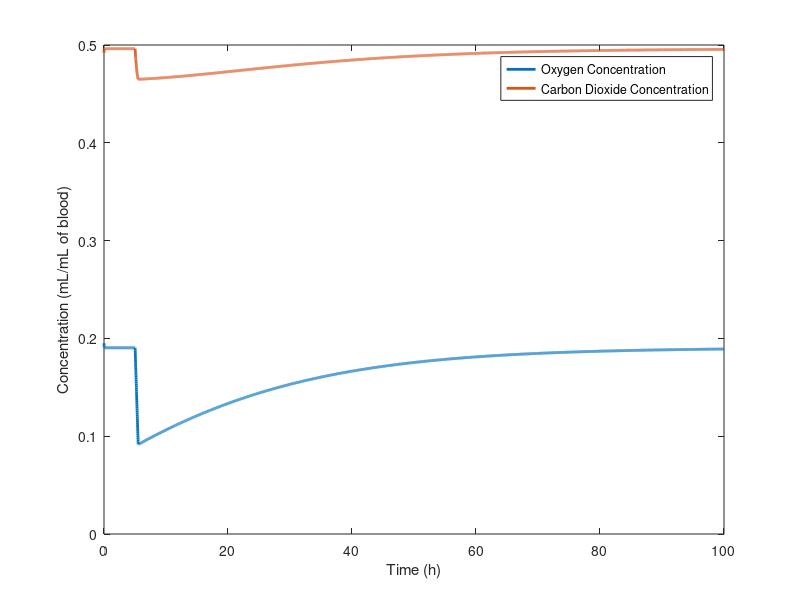
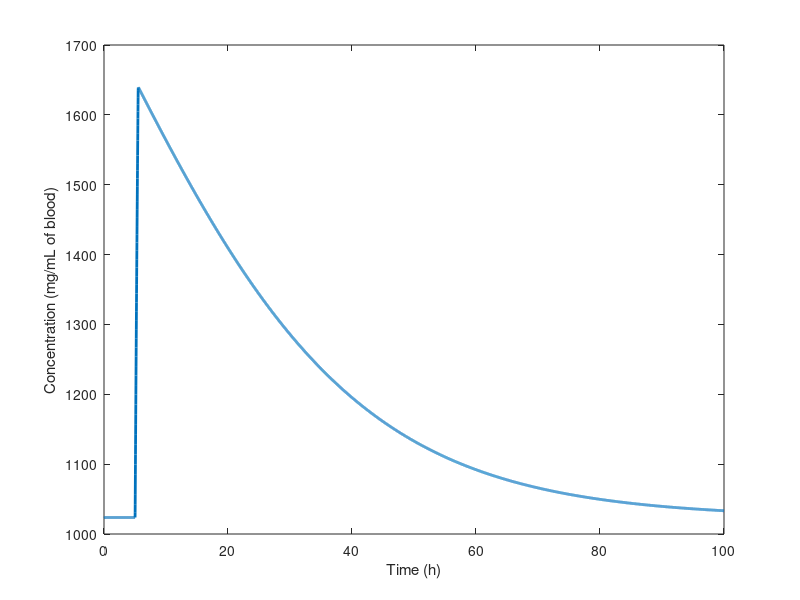
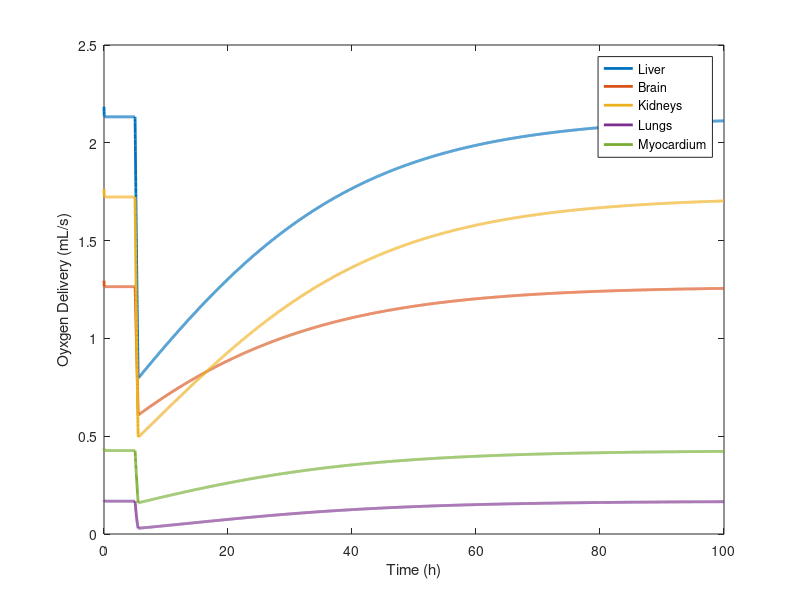

These figures' MATLAB source, in order:
function DynamicBloodModel
t = 0:(0.01):100;
disp(cardiacOutputFraction(3850))
bloodVolume = shock(0.3,3300,t);
%plot(t,bloodVolume)

%Initial arterial concentrations 
O2_a = 0.195; % mL O2/mL blood
CO2_a = 0.492; % mL CO2/mL blood
G_a = 1023.3; % mg glucose/mL blood
C_a = [O2_a CO2_a G_a];

%Heart Values 
RQ_h = 0.8;
perCO_h = 0.05;
OC_h = 0.3567;

%Liver Values
RQ_l = 0.8;
perCO_l = 0.25;
OC_l = 6.08/60;
GG_l0 = 30000; %mg/s
%GG_l0 = 2.04293;

%Kidney 
RQ_k = 0.88;
perCO_k = 0.2;
OC_k = 0.35;
GG_k = 0.045399312;

%Brain 
RQ_b = 0.95;
perCO_b = 0.15;
OC_b = 49/60;

%Lung value 
RQ_lung = 0.84;
OC_lung = 0.09166667 ; %negative to represent generation 
perCO_lung = 0.02;




for i = 1:length(t)
GG_l = GG_l0 * ((bloodVolume(i)/5500)*-3.333333+4.33333); %Scale glucose consumption 
[C_h(i,:),Q_h(i)] = organConc(C_a(i,:),bloodVolume(i),perCO_h,OC_h,RQ_h,0,@heartDynamic);
[C_l(i,:),Q_l(i)] = organConc(C_a(i,:),bloodVolume(i),perCO_l,OC_l,RQ_l,GG_l,@liverDyanmic);
[C_b(i,:),Q_b(i)] = organConc(C_a(i,:),bloodVolume(i),perCO_b,OC_b,RQ_b,0,@brainDynamic);
[C_k(i,:),Q_k(i)] = organConc(C_a(i,:),bloodVolume(i),perCO_k,OC_k,RQ_k,GG_k,@kidneyDynamic);
[C_lung(i,:),Q_lung(i)] = organConc(C_a(i,:),bloodVolume(i),perCO_lung,OC_lung,RQ_lung,0,@lungDynamic);

C_body = [0.035042 0.7109339 0];

%Calculate venous concentrations
C_ven(i,:) = (C_h(i,:).*Q_h(i) + C_l(i,:).*Q_l(i) + C_b(i,:).*Q_b(i) + C_k(i,:).*Q_k(i) + C_lung(i,:).*Q_lung(i))/(44.2660*0.67);
C_ven(i,:) = (C_ven(i,:) + C_body)/2;
%disp(C_h(i,:).*Q_h(i) + C_l(i,:).*Q_l(i) + C_b(i,:).*Q_b(i) + C_k(i,:).*Q_k(i) + C_lung(i,:).*Q_lung(i))
%Pulmonary circulation
[C_pul(i,:),Q_pul(i)] = pulmonaryCirculation(C_ven(i,:),bloodVolume(i));

%Oxygenated blood from pulmonary veins enter systemic circulation
C_a(i+1,:) = C_pul(i,:);

end
figure;

plot(t,C_a(1:(end-1),1),'LineWidth',2);
hold on;
plot(t,C_a(1:(end-1),2),'LineWidth',2);
hold off;
legend("Oxygen Concentration","Carbon Dioxide Concentration")
xlabel("Time (h)")
ylabel("Concentration (mL/mL of blood)")

figure;
plot(t,C_a(1:(end-1),3),'LineWidth',2);
xlabel("Time (h)")
ylabel("Concentration (mg/mL of blood)")
figure
%y = C_a(1:(end-1),1).*Q_b';

plot(t,C_a(1:(end-1),1).*Q_l','LineWidth',2)
hold on
plot(t,C_a(1:(end-1),1).*Q_b','LineWidth',2)
plot(t,C_a(1:(end-1),1).*Q_k','LineWidth',2)
plot(t,C_a(1:(end-1),1).*Q_lung','LineWidth',2)
plot(t,C_a(1:(end-1),1).*Q_h','LineWidth',2)

xlabel("Time (h)")
ylabel("Oyxgen Delivery (mL/s)")
legend("Liver","Brain","Kidneys","Lungs","Myocardium")
 hold off



%plot(t,C_v(1,:))

end



function [C_v,Q] = organConc(C_a,volume,perc_CO,OC,RQ,GG,dynamicFun)
%Calculates the concentration of compoenents in the vein leading draining
%the organ
%Inputs:
    %time - the time period at which the model is evaluated 
    %C_a - a matrix of the arterial concentrations 
        %C_art(:,1) - oxygen
        %C_art(:,2) - carbon dioxide
        %C_art(:,3) - glucose 
    %volume - volume of blood inside the body
%Outputs:
    %C_v - a matrix of the venous concentrations 
        %C_art(1) - oxygen
        %C_art(2) - carbon dioxide
        %C_art(3) - glucose 
    %Q - blood flow into and out of the organ

%Calculate blood flow to the myocardium
[Q_frac, VO2_frac] = dynamicFun(volume);
Q = 44.2660 * perc_CO * Q_frac;

%Consumption rates (mL/sec)
VO2 =  OC*VO2_frac; 

VCO2 = RQ * VO2; %0.8 is respiratory quotient 
VG = -((VCO2*0.0425)/6*180.156) + GG; %stoichiometric ratio for glycolysis 

%Accounting equation
C_v(1) = C_a(1) - VO2/Q;
C_v(2) = C_a(2) - VCO2/Q;
C_v(3) = C_a(3) + VG/Q;

end





function [bloodVolume] = shock(bloodLoss,lossRate,t) 
%This function models blood volume changes with regards to an episode of
%hemorrhagic shock
%Input:
    %bloodLoss - the percentage of bood lost (%)
    %lossRate - the rate at which blood is lost (mL/h)
    %time - an array for the time interval (h)
%Output:
    %bloodVolume - an array for the volume of blood at different times    


bloodVolume = zeros(size(t));
%Initial blood volume (mL)
volume_0 = 5500;

%Steady-state
t_0 = 5; %time at which perturbation begins
for i = find(t<=t_0)
    bloodVolume(i) = volume_0;
end

%Active blood loss 
volume_f = 5500 * (1 - bloodLoss);
tspan_bleed = abs((volume_f - volume_0)/lossRate);

for i = find((t <= tspan_bleed+ t_0) & t > t_0)
    bloodVolume(i) = volume_0 - lossRate * (t(i)-t_0);
end

%Recovery
for i = find(t > tspan_bleed + t_0)
    bloodVolume(i) = bloodVolumeRecovery(t(t == tspan_bleed+t_0),t(i),volume_f);
end




end

function volume = bloodVolumeRecovery(t0, tf,V0)
%Calculates an array of volumes of blood at different time periods after an
%inital blood loss
%Output:
    %volume - an array containing the volume of blood in mL in entire body
%Input: 
    %t0 - initial time when blood loss occurs (h)
    %tf - time during which instantaenous blood volume should be calculated (h)
    %volume_i - the amount of blood lost at t0 (mL)

%Set up variables
t = (tf - t0)+0.1; %time (h) 
normalBV = 5500; %normal blood volume (mL)
 
k = 0.05; %blood replenishment rate

volume = normalBV./((normalBV-V0)/V0*exp(-k*t)+1);

end

function HR = heartRate(volume,HR0)

%Calculates the heart rate based on the current blood volume
%Outputs:
    %HR - heart rate in bpm
%Input:
    %volume - the volume of blood in mL
    %HR0 - the baseline heart rate


BL = 5500 - volume; %Calculate blood loss
LBNP = BL / 17.2619; %Convert blood loss to LBNP equivalent
HR = 0.18*LBNP + HR0;

end

function CO = cardiacOutputFraction(volume)
%Calculates fractional change in cardiac output adjusted for blood loss 
%Output:
    %CO - cardiac output fractional change (multiply with baseline cardiac
    %output for adjusted cardiac output
%Inputs: 
    
    %Volume - blood volume


BL = 5500 - volume; %Calculate blood loss
%LBNP = BL / 17.2619; %Convert blood loss to LBNP equivalent
%CO = -0.0075*LBNP + 1;

CO = -0.0001377 * BL + 1.01219;
end

function [C_v,Q] = pulmonaryCirculation(C_a,volume)

Q =  44.2660 *cardiacOutputFraction(volume);
%Pulmonary circulation values 
OG_0 = 4.73333; %oxygen entering the blood from the aveoli (mL/s)
CC_0 = 3.78333;
%fracBloodLoss = 1 - volume/5500;
fracBlood = volume /5500;
%24 breadth/min with 30% blood loss, 18 breadth/min normal
%respiratoryRate = (20*fracBloodLoss + 18)/60;

%OG = OG_0/(18/60)*respiratoryRate;
%CC = CC_0/(18/60)*respiratoryRate;

OG = (1.83333*fracBlood - 0.83333)*OG_0;
CC = (1.83333*fracBlood - 0.83333)*CC_0;
C_v(1) = C_a(1) + OG/Q;
C_v(2) = C_a(2) - CC/Q;
C_v(3) = C_a(3);

end

function [Q,VO2] = heartDynamic(volume)
%Calcualates fractional changes for organ blood flow and oxygen consumption
%based on the current blood volume
%Outputs:
    %Q - the fractional adjustment coefficient for heart rate
    %VO2 - the fractional adjustment coefficeint for oxygen consumption
%Inputs: 
    %volume - current blood volume in the body (not blood lost!)

%Adjusts blood flow rate to the heart
CO = cardiacOutputFraction(volume);
Q = CO; %Blood flow change to the heart is 1:1 with to cardiac output 
VO2 = 0.382 * CO + 0.618; %oxygen consumption decreases during shock 
end

function [Q,VO2] = brainDynamic(volume)
%Calcualates fractional changes for organ blood flow and oxygen consumption
%based on the current blood volume
%Outputs:
    %Q - the fractional adjustment coefficient for heart rate
    %VO2 - the fractional adjustment coefficeint for oxygen consumption
%Inputs: 
    %volume - current blood volume in the body (not blood lost!)

CO = cardiacOutputFraction(volume);


Q = 1; %Blood flow change does not change
%VO2 = (CO * -1.5 +2.5); %oxygen consumption increases during shock
BL = volume/5500;
VO2 = 0.83333*BL + 0.1666667;
end

function [Q,VO2] = lungDynamic(volume)
%Calcualates fractional changes for organ blood flow and oxygen consumption
%based on the current blood volume
%Outputs:
    %Q - the fractional adjustment coefficient for heart rate
    %VO2 - the fractional adjustment coefficeint for oxygen consumption
%Inputs: 
    %volume - current blood volume in the body (not blood lost!)

CO = cardiacOutputFraction(volume);
fractionalVolume = volume / 5500;
Q = fractionalVolume * 2.1205 - 1.1259;
VO2 = fractionalVolume * 0.33333 + 0.66667; %assume lung fractional conversion stays the same


end

function [Q,VO2] = liverDyanmic(volume)
%Calcualates fractional changes for organ blood flow and oxygen consumption
%based on the current blood volume
%Outputs:
    %Q - the fractional adjustment coefficient for heart rate
    %VO2 - the fractional adjustment coefficeint for oxygen consumption
%Inputs: 
    %volume - current blood volume in the body (not blood lost!)

CO = cardiacOutputFraction(volume);

Q = CO; 
VO2 = CO * 1.7 - 0.7;

end

function [Q,VO2] = kidneyDynamic(volume)
%Calcualates fractional changes for organ blood flow and oxygen consumption
%based on the current blood volume
%Outputs:
    %Q - the fractional adjustment coefficient for heart rate
    %VO2 - the fractional adjustment coefficeint for oxygen consumption
%Inputs: 
    %volume - current blood volume in the body (not blood lost!)

CO = cardiacOutputFraction(volume);

Q = CO * 1.82 - 0.82; 
VO2 = CO * 1.26 - 0.26; 
end


function [C_v,Q] = myocardium(C_a,volume)
%Calculates the concentration of compoenents in the vein leading draining
%the organ
%Inputs:
    %time - the time period at which the model is evaluated 
    %C_a - a matrix of the arterial concentrations 
        %C_art(:,1) - oxygen
        %C_art(:,2) - carbon dioxide
        %C_art(:,3) - glucose 
    %volume - volume of blood inside the body
%Outputs:
    %C_v - a matrix of the venous concentrations 
        %C_art(1) - oxygen
        %C_art(2) - carbon dioxide
        %C_art(3) - glucose 
    %Q - blood flow into and out of the organ

%Calculate blood flow to the myocardium
[Q_frac, VO2_frac] = heartDynamic(volume);
Q = 44.2660 * 0.05 * Q_frac;

%Consumption rates (mL/sec)
VO2 =  0.3567*VO2_frac; 
VCO2 = 0.8 * VO2; %0.8 is respiratory quotient 
VG = VO2/6; %stoichiometric ratio for glycolysis 

%Accounting equation
C_v(1) = C_a(1) - VO2/Q;
C_v(2) = C_a(2) - VCO2/Q;
C_v(3) = C_a(3) - VG/Q;

end
